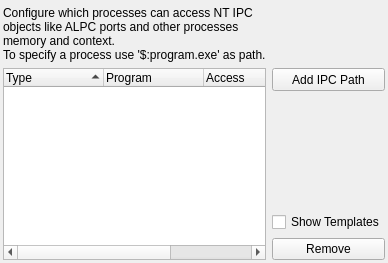
           <widget class="QWidget" name="tabIPC">
            <attribute name="title">
             <string>IPC</string>
            </attribute>
            <layout class="QGridLayout" name="gridLayout_74">
             <property name="leftMargin">
              <number>3</number>
             </property>
             <property name="topMargin">
              <number>6</number>
             </property>
             <property name="rightMargin">
              <number>3</number>
             </property>
             <property name="bottomMargin">
              <number>3</number>
             </property>
             <item row="0" column="0">
              <layout class="QGridLayout" name="gridLayout_69">
               <item row="1" column="1">
                <widget class="QToolButton" name="btnAddIPC">
                 <property name="sizePolicy">
                  <sizepolicy hsizetype="Preferred" vsizetype="Fixed">
                   <horstretch>0</horstretch>
                   <verstretch>0</verstretch>
                  </sizepolicy>
                 </property>
                 <property name="minimumSize">
                  <size>
                   <width>0</width>
                   <height>23</height>
                  </size>
                 </property>
                 <property name="text">
                  <string>Add IPC Path</string>
                 </property>
                </widget>
               </item>
               <item row="3" column="1">
                <widget class="QCheckBox" name="chkShowIPCTmpl">
                 <property name="text">
                  <string>Show Templates</string>
                 </property>
                </widget>
               </item>
               <item row="4" column="1">
                <widget class="QPushButton" name="btnDelIPC">
                 <property name="text">
                  <string>Remove</string>
                 </property>
                </widget>
               </item>
               <item row="1" column="0" rowspan="4">
                <widget class="QTreeWidget" name="treeIPC">
                 <property name="sortingEnabled">
                  <bool>true</bool>
                 </property>
                 <column>
                  <property name="text">
                   <string>Type</string>
                  </property>
                 </column>
                 <column>
                  <property name="text">
                   <string>Program</string>
                  </property>
                 </column>
                 <column>
                  <property name="text">
                   <string>Access</string>
                  </property>
                 </column>
                 <column>
                  <property name="text">
                   <string>Path</string>
                  </property>
                 </column>
                </widget>
               </item>
               <item row="2" column="1">
                <spacer name="verticalSpacer_21">
                 <property name="orientation">
                  <enum>Qt::Orientation::Vertical</enum>
                 </property>
                 <property name="sizeHint" stdset="0">
                  <size>
                   <width>20</width>
                   <height>40</height>
                  </size>
                 </property>
                </spacer>
               </item>
               <item row="0" column="0">
                <widget class="QLabel" name="label_22">
                 <property name="text">
                  <string>Configure which processes can access NT IPC objects like ALPC ports and other processes memory and context.
To specify a process use '$:program.exe' as path.</string>
                 </property>
                 <property name="wordWrap">
                  <bool>true</bool>
                 </property>
                </widget>
               </item>
              </layout>
             </item>
            </layout>
           </widget>
